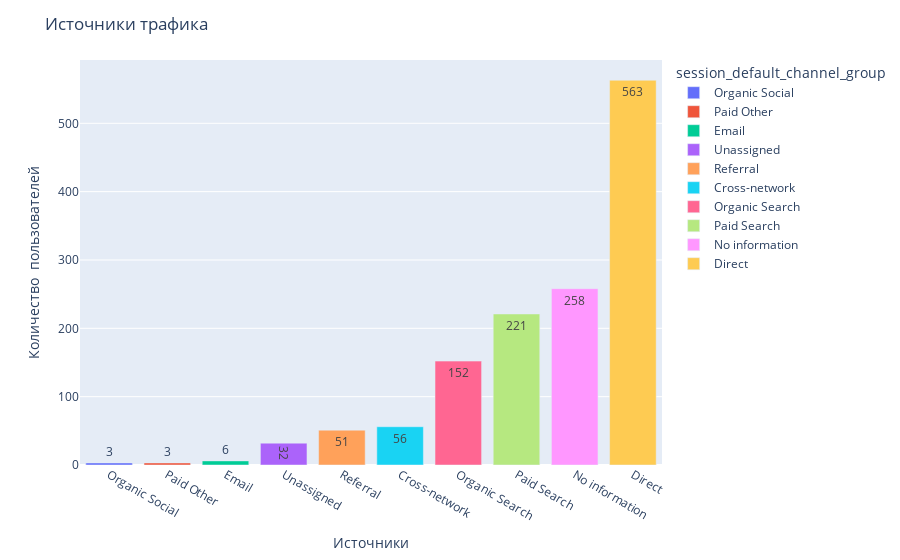

Notebook code for this chart:
### Markdown cell above
### Посмотрим на пользователей и трафик

### Code cell
# Посмотрим на количество количество пользователей по источникам трафика
source = (df.groupby('session_default_channel_group')['user_id']
                 .count()
                 .reset_index()
                 .rename(columns={'user_id': 'count'})
                 .sort_values(by='count', ascending=False))

# Построим диаграмму видов заведений
fig = px.bar(source.sort_values(by='count'), 
             x='session_default_channel_group', 
             y='count', 
             text='count',
             color='session_default_channel_group')

fig.update_layout(title='Источники трафика',
                  xaxis_title='Источники',
                  yaxis_title='Количество  пользователей')
fig.show()

### Figure 1 — Plotly figure (JSON) as saved in the notebook; plotly's stock layout.template omitted (floating-point values rounded to 4 significant figures)
{"data": [{"alignmentgroup": "True", "hovertemplate": "session_default_channel_group=%{x}<br>count=%{text}<extra></extra>", "legendgroup": "Organic Social", "marker": {"color": "#636efa", "pattern": {"shape": ""}}, "name": "Organic Social", "offsetgroup": "Organic Social", "orientation": "v", "showlegend": true, "text": [3], "textposition": "auto", "type": "bar", "x": ["Organic Social"], "xaxis": "x", "y": [3], "yaxis": "y"}, {"alignmentgroup": "True", "hovertemplate": "session_default_channel_group=%{x}<br>count=%{text}<extra></extra>", "legendgroup": "Paid Other", "marker": {"color": "#EF553B", "pattern": {"shape": ""}}, "name": "Paid Other", "offsetgroup": "Paid Other", "orientation": "v", "showlegend": true, "text": [3], "textposition": "auto", "type": "bar", "x": ["Paid Other"], "xaxis": "x", "y": [3], "yaxis": "y"}, {"alignmentgroup": "True", "hovertemplate": "session_default_channel_group=%{x}<br>count=%{text}<extra></extra>", "legendgroup": "Email", "marker": {"color": "#00cc96", "pattern": {"shape": ""}}, "name": "Email", "offsetgroup": "Email", "orientation": "v", "showlegend": true, "text": [6], "textposition": "auto", "type": "bar", "x": ["Email"], "xaxis": "x", "y": [6], "yaxis": "y"}, {"alignmentgroup": "True", "hovertemplate": "session_default_channel_group=%{x}<br>count=%{text}<extra></extra>", "legendgroup": "Unassigned", "marker": {"color": "#ab63fa", "pattern": {"shape": ""}}, "name": "Unassigned", "offsetgroup": "Unassigned", "orientation": "v", "showlegend": true, "text": [32], "textposition": "auto", "type": "bar", "x": ["Unassigned"], "xaxis": "x", "y": [32], "yaxis": "y"}, {"alignmentgroup": "True", "hovertemplate": "session_default_channel_group=%{x}<br>count=%{text}<extra></extra>", "legendgroup": "Referral", "marker": {"color": "#FFA15A", "pattern": {"shape": ""}}, "name": "Referral", "offsetgroup": "Referral", "orientation": "v", "showlegend": true, "text": [51], "textposition": "auto", "type": "bar", "x": ["Referral"], "xaxis": "x", "y": [51], "yaxis": "y"}, {"alignmentgroup": "True", "hovertemplate": "session_default_channel_group=%{x}<br>count=%{text}<extra></extra>", "legendgroup": "Cross-network", "marker": {"color": "#19d3f3", "pattern": {"shape": ""}}, "name": "Cross-network", "offsetgroup": "Cross-network", "orientation": "v", "showlegend": true, "text": [56], "textposition": "auto", "type": "bar", "x": ["Cross-network"], "xaxis": "x", "y": [56], "yaxis": "y"}, {"alignmentgroup": "True", "hovertemplate": "session_default_channel_group=%{x}<br>count=%{text}<extra></extra>", "legendgroup": "Organic Search", "marker": {"color": "#FF6692", "pattern": {"shape": ""}}, "name": "Organic Search", "offsetgroup": "Organic Search", "orientation": "v", "showlegend": true, "text": [152], "textposition": "auto", "type": "bar", "x": ["Organic Search"], "xaxis": "x", "y": [152], "yaxis": "y"}, {"alignmentgroup": "True", "hovertemplate": "session_default_channel_group=%{x}<br>count=%{text}<extra></extra>", "legendgroup": "Paid Search", "marker": {"color": "#B6E880", "pattern": {"shape": ""}}, "name": "Paid Search", "offsetgroup": "Paid Search", "orientation": "v", "showlegend": true, "text": [221], "textposition": "auto", "type": "bar", "x": ["Paid Search"], "xaxis": "x", "y": [221], "yaxis": "y"}, {"alignmentgroup": "True", "hovertemplate": "session_default_channel_group=%{x}<br>count=%{text}<extra></extra>", "legendgroup": "No information", "marker": {"color": "#FF97FF", "pattern": {"shape": ""}}, "name": "No information", "offsetgroup": "No information", "orientation": "v", "showlegend": true, "text": [258], "textposition": "auto", "type": "bar", "x": ["No information"], "xaxis": "x", "y": [258], "yaxis": "y"}, {"alignmentgroup": "True", "hovertemplate": "session_default_channel_group=%{x}<br>count=%{text}<extra></extra>", "legendgroup": "Direct", "marker": {"color": "#FECB52", "pattern": {"shape": ""}}, "name": "Direct", "offsetgroup": "Direct", "orientation": "v", "showlegend": true, "text": [563], "textposition": "auto", "type": "bar", "x": ["Direct"], "xaxis": "x", "y": [563], "yaxis": "y"}], "layout": {"barmode": "relative", "legend": {"title": {"text": "session_default_channel_group"}, "tracegroupgap": 0}, "margin": {"t": 60}, "title": {"text": "Источники трафика"}, "xaxis": {"anchor": "y", "categoryarray": ["Organic Social", "Paid Other", "Email", "Unassigned", "Referral", "Cross-network", "Organic Search", "Paid Search", "No information", "Direct"], "categoryorder": "array", "domain": [0, 1], "title": {"text": "Источники"}}, "yaxis": {"anchor": "x", "domain": [0, 1], "title": {"text": "Количество  пользователей"}}}}
